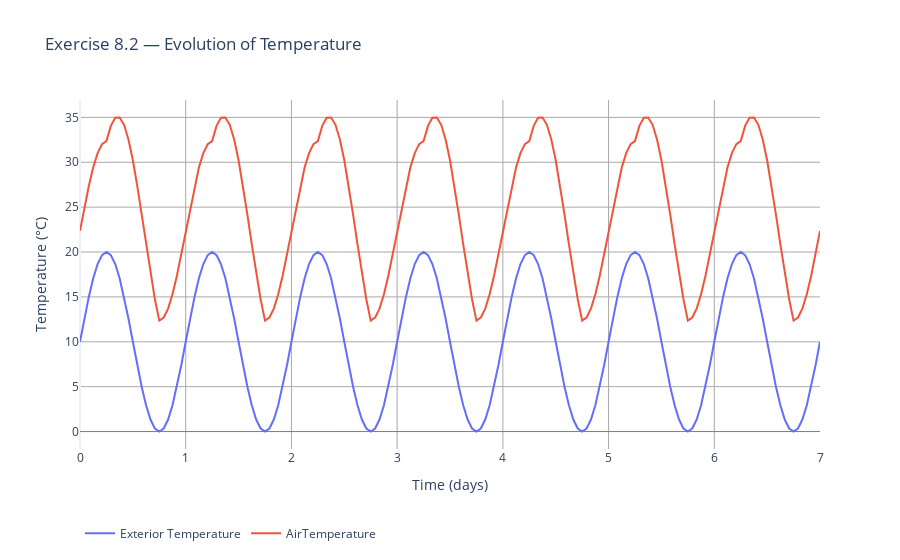

Source (notebook cell):
### Markdown cell above
<img src="../../database/images/LossAssesment8_2.png"
     align="right"
     width="600"
     style="margin-right: 20px; margin-bottom: 10px;" />

Input the correct sizing for the boiler. The boiler is initially regulated by a constant block set to 1. This forces the boiler to always produce its maximum amount of heat.

**Initial Analysis (Maximum Heat Output):**
- Analyze the provided **air temperature curve**. Does the measured air temperature comply with the requirement of maintaining a minimum temperature of 19°C ?

**Problem Identification:**
- Assuming the 19°C requirement is met, what is the **main problem** evident from the temperature curve under this maximum heat output regulation?

**Regulation Strategy:**
- Describe how you can use the **constant block** (with an adjustable value between **0 and 1**) to properly **regulate the boiler's heat output** and address the problem identified in step 3.

### Code cell
sim2 = FMUSimulation(
    databasePath / "Exercises_LossAssesment_SolarGainFluxInjection_8_2.fmu"
)

sim2.initialize(startTime=0.0, stopTime=86400 * 7, timeStep=3600.0)
sim2.initParameters(
    {
        "boiler.heatingPower": 300.0,  # to modify
        "const.k": 1.0,
    }
)  # to modify
sim2.exitInitialization()

outputNames = ["prescribedTemperature.port.T", "AirTemperature"]
data2 = sim2.run(outputNames)

sim2Factory = SimulationPlotFactory()

sim2Factory.plot_multi_curves(
    time=data2["time"],
    data_type="temperature",
    data_dict={
        "Exterior Temperature": data2["prescribedTemperature.port.T"],
        "AirTemperature": data2["AirTemperature"],
    },
    title="Exercise 8.2 — Evolution of Temperature",
);

### Figure 1 — Plotly figure (JSON) as saved in the notebook; plotly's stock layout.template omitted (floating-point values rounded to 4 significant figures; data arrays with more than 128 entries replaced by an {"elided": "..."} marker saying what was removed)
{"data": [{"mode": "lines", "name": "Exterior Temperature", "type": "scatter", "x": {"elided": "169 float values"}, "y": {"elided": "169 float values"}}, {"mode": "lines", "name": "AirTemperature", "type": "scatter", "x": {"elided": "169 float values"}, "y": {"elided": "169 float values"}}], "layout": {"hovermode": "x unified", "legend": {"orientation": "h", "x": 0, "y": -0.2}, "plot_bgcolor": "white", "title": {"text": "Exercise 8.2 — Evolution of Temperature"}, "xaxis": {"gridcolor": "#A9A9A9", "gridwidth": 1, "showgrid": true, "title": {"text": "Time (days)"}}, "yaxis": {"gridcolor": "#A9A9A9", "gridwidth": 1, "showgrid": true, "title": {"text": "Temperature (°C)"}, "zeroline": true, "zerolinecolor": "#7E7E7E", "zerolinewidth": 1}}}
